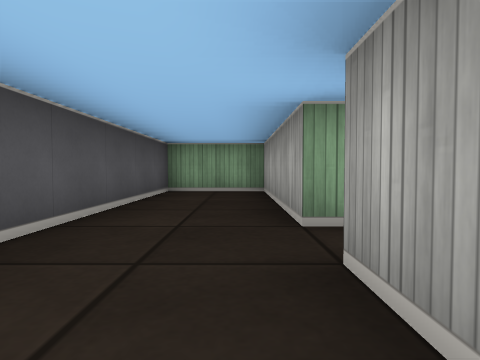
View 1 (above)

16 first-person views from a walk through a cub3D ray-caster map. The camera is about half as high as the walls, tilts 2° down and sees 75° across. The floor is counted in squares. Each view is taken from the middle of a square. On the plan, view 1 faces up. The plan holds only what a view shows up to about 9 squares ahead; the rest is blank.

View 2
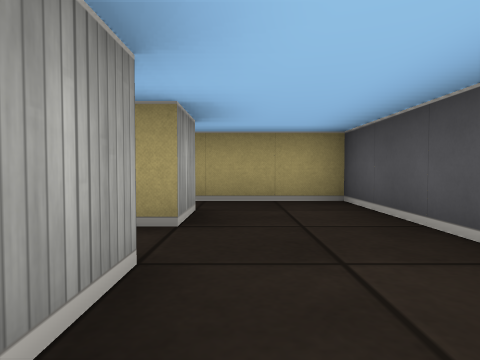

View 3
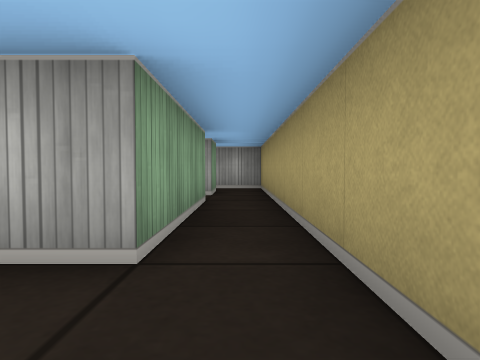

View 4
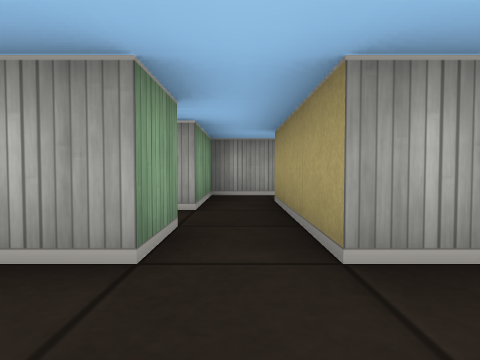

View 5
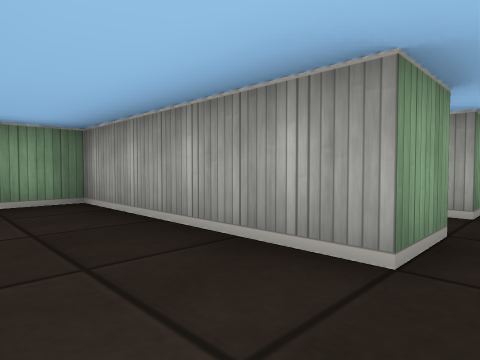

View 6
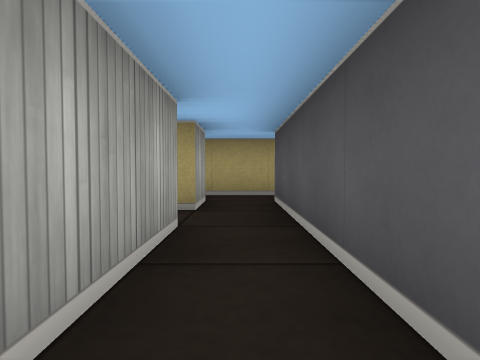

View 7
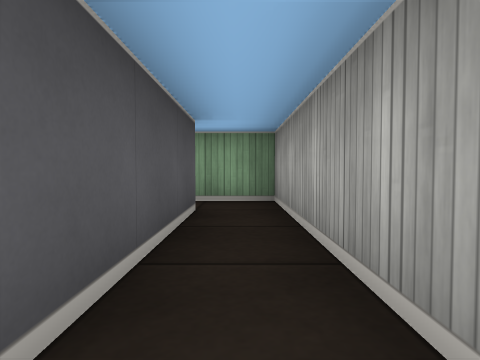

View 8
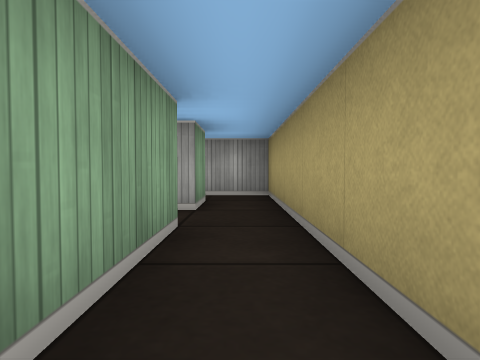

View 9
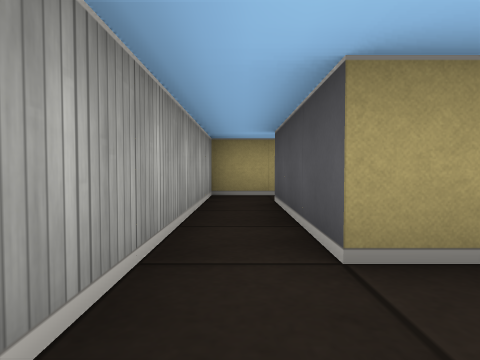

View 10
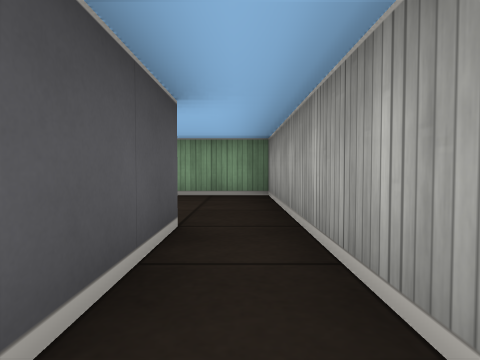

View 11
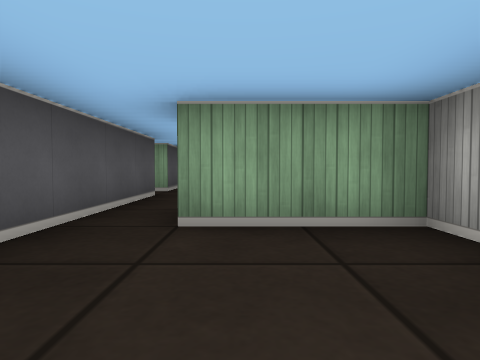

View 12
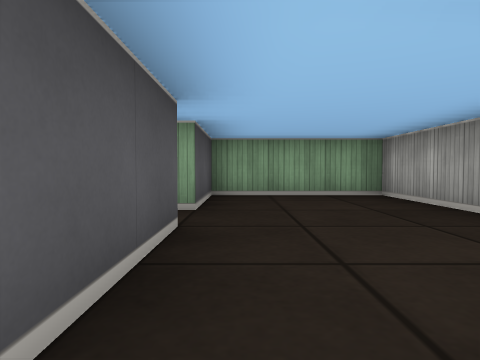

View 13
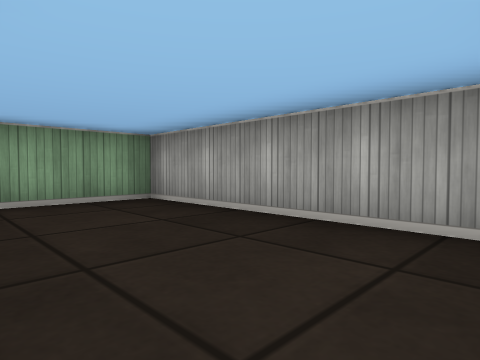

View 14
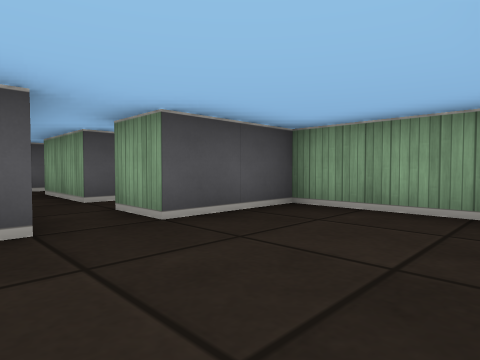

View 15
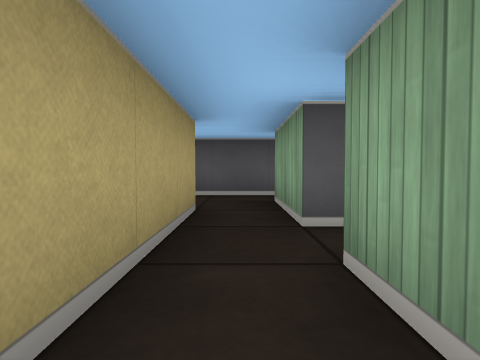

View 16
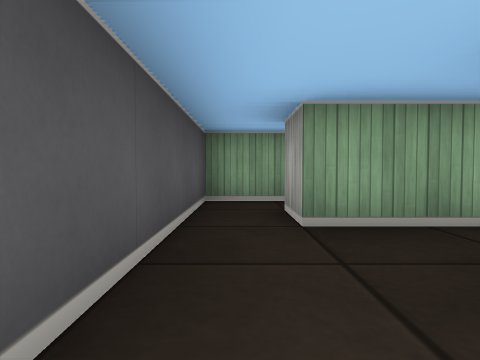

### Floor plan
Key: @ floor where view 1 was taken; # wall or solid block; . floor.
Columns run from 2 left of view 1 to 7 right of it. Each row starts with its distance up from view 1.
 13 ###  #####
 12 #..  #...#
 11 #.##.#...#
 10 #........#
  9 #..###...#
  8 #. ..#...#
  7 ####.#.###
  6 #..#.#...#
  5 #..#.#...#
  4 #..#.....#
  3 #..#.###.#
  2 #......#.#
  1 #..###.#.#
  0 #.@......#
 -1 ##########

Positions as (right, up) in squares from view 1, and headings:
1: (0, 0), facing up
2: (0, 4), facing down
3: (-1, 0), facing right
4: (-1, 2), facing right
5: (-1, 2), facing up-right
6: (2, 7), facing down
7: (2, 4), facing up
8: (1, 0), facing right
9: (6, 5), facing down
10: (6, 1), facing up
11: (5, 4), facing up
12: (4, 7), facing up
13: (4, 8), facing up-right
14: (6, 9), facing up-left
15: (4, 10), facing left
16: (-1, 8), facing up
